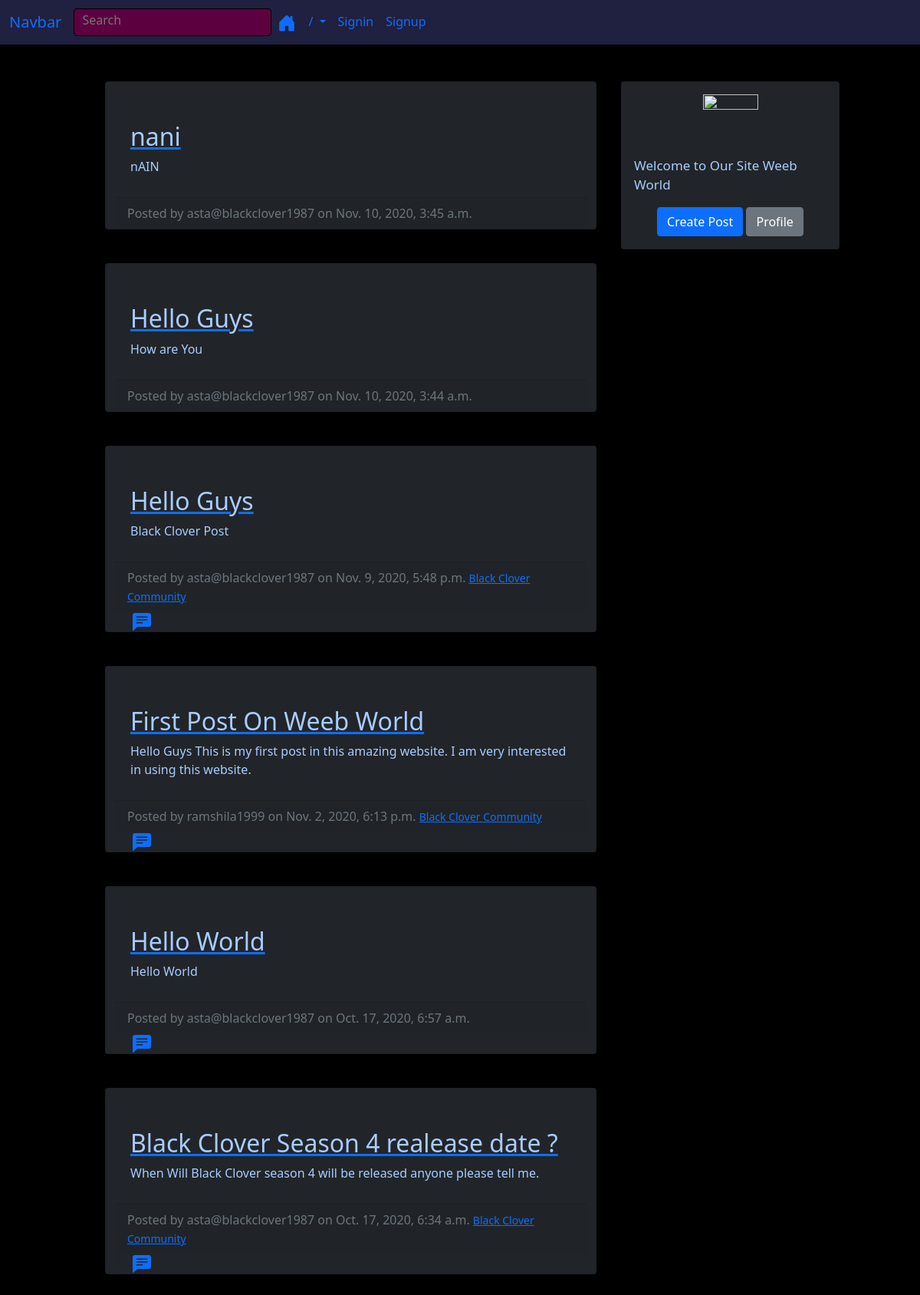
The page / on the database its author committed.
### community/models.py (models this page shows, shortened)
class Vote(ModelBase):
    upvote = models.PositiveIntegerField(default=0)
    downvote = models.PositiveIntegerField(default=0)
    class Meta: abstract = True

class Post(Vote):
    title = models.CharField(max_length=200)
    submit_user = models.ForeignKey(settings.AUTH_USER_MODEL, related_name="posts_submitted", on_delete= models.CASCADE)
    url = models.URLField('URL', max_length=200, null=True, blank= True)
    description = models.TextField(blank=True, null=True)
    no_comment = models.PositiveIntegerField(default=0)

class ModelBase(models.Model):
    eid = models.UUIDField(primary_key=True, default=uuid.uuid4, editable=False)
    date_created= models.DateTimeField(auto_now_add=True, db_index=True)
    class Meta():
        abstract =True

class Community(ModelBase):
    name =  models.TextField(max_length=100,default='')
    posts = models.ManyToManyField('Post', related_name="community", blank=True, through="CommunityPost")
    description = models.TextField(default='')
    cover_image_url = models.URLField('Cover Image URL', max_length=200, blank=True, null=True)
    captains = models.ManyToManyField(settings.AUTH_USER_MODEL, related_name="Community_captains")
    def __str__(self):
        return  self.name

### community/views.py (the view)
# urls.py: path("", views.post_list, name="post_list"),
def post_list(request):
    posts = Post.objects.all().order_by('-date_created')
    return render(request, 'index.html', {'posts': posts})

### templates/index.html (shortened to what this page needs)
{% extends 'base.html' %} {% block body %} {% load static %}
<link rel="stylesheet" href="{% static 'index.css'%}" />
<div class="container">
  <div class="row">
    <div class="left-column col-lg-7 offset-lg-1">
      <div class="post-list">
        {%for post in posts %}
        <div class="post-container">{% include 'snippets/post_list.html'%}</div>
        {% endfor %}
      </div>
    </div>
    <div class="right-column col-lg-3 d-lg-flex d-none flex-column">
      <div class="card create-post-bar d-flex flex-column p-3 bg-dark">
        <img
          src=""
          class="img-fluid d-block m-auto pb-2"
          width="72"
          height="72"
        />
        <p class="lead">Welcome to Our Site Weeb World</p>
        <p class="m-auto">
          <a class="btn btn-primary" href="{% url 'post_new'%}">Create Post</a>
          <a class="btn btn-secondary" href="{% url 'profile'%}">Profile</a>
        </p>
      </div>
    </div>
  </div>
</div>
{% endblock body%}

### templates/base.html (shortened to what this page needs)
<!DOCTYPE html>
<html lang="en">
  <head>
    {% load static %}
    {% load static %}
    <link rel="stylesheet" href="{% static 'base.css' %}" />
    <link
      rel="stylesheet"
      href="https://stackpath.bootstrapcdn.com/bootstrap/5.0.0-alpha2/css/bootstrap.min.css"
    />
  </head>
  <body>
    <nav class="navbar navbar-expand-lg">
      <div class="container-fluid">
        <a class="navbar-brand" href="#">Navbar</a>
        <div class="collapse navbar-collapse" id="navbarSupportedContent">
          <ul class="navbar-nav ml-auto mb-2 mb-lg-0">
            <form class="navbar-search" method="GET" action="/search">
              <input
                class="search-bar"
                id="searchInput"
                type="search"
                name="q"
                placeholder="Search"
                aria-label="Search"
              />
            </form>
            <li class="nav-item">
              <a class="nav-link active" aria-current="page" href="{% url 'post_list'%}"
                ></a>
            </li>
            <li class="nav-item dropdown">
              <a
                class="nav-link dropdown-toggle"
                href="#"
                id="navbarDropdown"
                role="button"
                data-toggle="dropdown"
                aria-haspopup="true"
                aria-expanded="false"
              >
                {{ request.path }}
              </a>
            </li>
            {% if user.is_authenticated %}
            <li class="nav-item" style="float: right">
              <a class="nav-link" href="{% url 'logout'%}">Logout</a>
            </li>
            {% else %}
            <li class="nav-item" style="float: right">
              <a class="nav-link" href="{% url 'signin'%}">Signin</a>
            </li>
            <li class="nav-item" style="float: right">
              <a class="nav-link" href="{% url 'signup'%}">Signup</a>
            </li>
            {% endif %}
          </ul>
        </div>
      </div>
    </nav>
    <br>
    <br>
    {% block body %} {% endblock body %}
  </body>
</html>

### templates/snippets/post_list.html (shortened to what this page needs)
<div class="container">
  <div class="row">
    <div class="card m-auto bg-dark">
      <a href="#">
      </a>
      <div class="card-body mt-2 mb-2">
        <a href="{% url 'post_detail' pk=post.pk %}">
          <h2 class="card-title">{{post.title}}</h2>
        </a>
        <p class="card-text">{{post.description|safe|truncatechars:180}}</p>
      </div>
      <div class="card-footer text-muted ">
        Posted by {{post.submit_user}} on {{post.date_created}}
        {% include 'snippets/community_posted.html' with post=post%}
      </div>
      <div class="feedback-icons">
        {% if post.no_comment > 0 %}
        <a href="{% url 'post_detail' pk=post.pk %}">
          </a>
        {% endif %}
      </div>
    </div>
  </div>
</div>
<br />

### templates/snippets/community_posted.html (shortened to what this page needs)
{% if post.community.count %}
{% for comm in post.community.all  %}
    <small class="text-muted"><a href="{% url 'community_detail' pk=comm.pk%}">{{comm}} Community</a></small>
{% endfor %}
{% endif %}

### community/static/base.css (style rules this page uses)
.navbar-search { margin: auto; align-items: center; position: relative; }
h1, h2, p, label { color: #aaccff; }
.search-bar { display: block; height: 36px; border-radius: 4px; border: 1px solid; box-shadow: none; background-color: #5d0040; width: 100%; padding: 10px 15px 15px 10px; }

### community/static/index.css (style rules this page uses)
@media (min-width: 768px) { .right-column { margin-left: 20px; } }
.create-post-bar { background-color: #ffffff; margin-bottom: 20px; }
.left-column { padding: 0px; }
.post-container { margin-bottom: 20px; width: 100%; }
.right-column { padding: 0px }
.lead { font-size: 17px; }

### templates/base.html (style rules this page uses)
html { scroll-behavior: smooth; }
body { background: black; }
nav { background-color: #202040; }

### templates/snippets/post_list.html (style rules this page uses)
.card-body { padding: 20px; }
.card { max-width: 700px; }

### rows shown on the page
Post: title "nani", description "nAIN", submit_user "asta@blackclover1987", date_created "Nov. 10, 2020, 3:45 a.m."
Post: title "Hello Guys", description "How are You", submit_user "asta@blackclover1987", date_created "Nov. 10, 2020, 3:44 a.m."
Post: title "Hello Guys", description "Black Clover Post", submit_user "asta@blackclover1987", date_created "Nov. 9, 2020, 5:48 p.m."
Community: name "Black Clover"
Post: title "First Post On Weeb World", description "Hello Guys This is my first post in this amazing website. I am very interested in using this website.", submit_user "ramshila1999", date_created "Nov. 2, 2020, 6:13 p.m."
Post: title "Hello World", description "Hello World", submit_user "asta@blackclover1987", date_created "Oct. 17, 2020, 6:57 a.m."
Post: title "Black Clover Season 4 realease date ?", description "When Will Black Clover season 4 will be released anyone please tell me.", submit_user "asta@blackclover1987", date_created "Oct. 17, 2020, 6:34 a.m."

### other values the page prints
{{ request.path }} "/"
